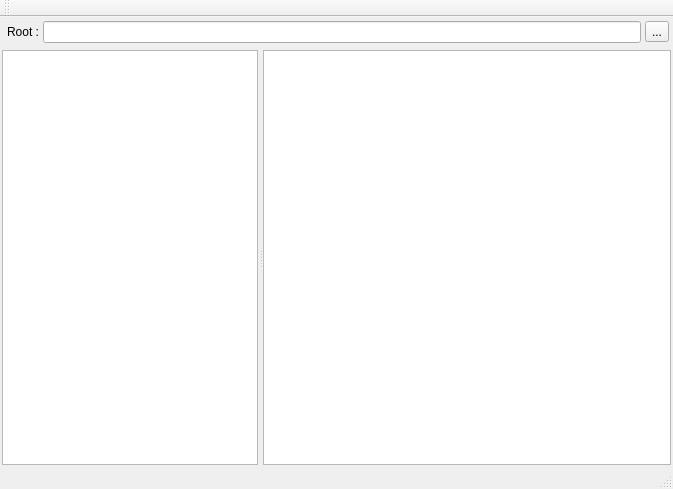
<?xml version="1.0" encoding="UTF-8"?>
<ui version="4.0">
 <class>MainWindow</class>
 <widget class="QMainWindow" name="MainWindow">
  <property name="geometry">
   <rect>
    <x>0</x>
    <y>0</y>
    <width>673</width>
    <height>489</height>
   </rect>
  </property>
  <property name="windowTitle">
   <string>MainWindow</string>
  </property>
  <property name="autoFillBackground">
   <bool>true</bool>
  </property>
  <widget class="QWidget" name="centralWidget">
   <property name="sizePolicy">
    <sizepolicy hsizetype="Expanding" vsizetype="Expanding">
     <horstretch>0</horstretch>
     <verstretch>0</verstretch>
    </sizepolicy>
   </property>
   <property name="maximumSize">
    <size>
     <width>673</width>
     <height>433</height>
    </size>
   </property>
   <layout class="QVBoxLayout" name="verticalLayout" stretch="0,0">
    <property name="spacing">
     <number>5</number>
    </property>
    <property name="sizeConstraint">
     <enum>QLayout::SetMaximumSize</enum>
    </property>
    <property name="leftMargin">
     <number>2</number>
    </property>
    <property name="topMargin">
     <number>2</number>
    </property>
    <property name="rightMargin">
     <number>2</number>
    </property>
    <property name="bottomMargin">
     <number>2</number>
    </property>
    <item>
     <layout class="QHBoxLayout" name="horizontalLayout">
      <property name="spacing">
       <number>4</number>
      </property>
      <property name="sizeConstraint">
       <enum>QLayout::SetMinimumSize</enum>
      </property>
      <property name="leftMargin">
       <number>5</number>
      </property>
      <property name="topMargin">
       <number>2</number>
      </property>
      <property name="rightMargin">
       <number>2</number>
      </property>
      <property name="bottomMargin">
       <number>2</number>
      </property>
      <item>
       <widget class="QLabel" name="label">
        <property name="text">
         <string>Root :</string>
        </property>
       </widget>
      </item>
      <item>
       <widget class="QLineEdit" name="m_rootEditor"/>
      </item>
      <item>
       <widget class="QToolButton" name="m_rootDlgButton">
        <property name="text">
         <string>...</string>
        </property>
       </widget>
      </item>
     </layout>
    </item>
    <item>
     <widget class="QSplitter" name="m_splitter">
      <property name="sizePolicy">
       <sizepolicy hsizetype="Expanding" vsizetype="Expanding">
        <horstretch>0</horstretch>
        <verstretch>0</verstretch>
       </sizepolicy>
      </property>
      <property name="contextMenuPolicy">
       <enum>Qt::NoContextMenu</enum>
      </property>
      <property name="frameShape">
       <enum>QFrame::NoFrame</enum>
      </property>
      <property name="lineWidth">
       <number>2</number>
      </property>
      <property name="orientation">
       <enum>Qt::Horizontal</enum>
      </property>
      <property name="handleWidth">
       <number>5</number>
      </property>
      <widget class="QTreeView" name="m_fileTree">
       <property name="sizePolicy">
        <sizepolicy hsizetype="Expanding" vsizetype="Expanding">
         <horstretch>0</horstretch>
         <verstretch>0</verstretch>
        </sizepolicy>
       </property>
       <property name="contextMenuPolicy">
        <enum>Qt::ActionsContextMenu</enum>
       </property>
       <property name="autoFillBackground">
        <bool>true</bool>
       </property>
       <property name="uniformRowHeights">
        <bool>true</bool>
       </property>
       <property name="animated">
        <bool>true</bool>
       </property>
       <property name="headerHidden">
        <bool>true</bool>
       </property>
      </widget>
      <widget class="QTableView" name="m_fileTable">
       <property name="sizePolicy">
        <sizepolicy hsizetype="Expanding" vsizetype="Expanding">
         <horstretch>1</horstretch>
         <verstretch>0</verstretch>
        </sizepolicy>
       </property>
       <property name="contextMenuPolicy">
        <enum>Qt::ActionsContextMenu</enum>
       </property>
       <property name="autoFillBackground">
        <bool>true</bool>
       </property>
       <property name="alternatingRowColors">
        <bool>true</bool>
       </property>
       <property name="selectionMode">
        <enum>QAbstractItemView::SingleSelection</enum>
       </property>
       <property name="selectionBehavior">
        <enum>QAbstractItemView::SelectRows</enum>
       </property>
       <property name="showGrid">
        <bool>false</bool>
       </property>
       <attribute name="horizontalHeaderCascadingSectionResizes">
        <bool>true</bool>
       </attribute>
       <attribute name="horizontalHeaderStretchLastSection">
        <bool>true</bool>
       </attribute>
       <attribute name="verticalHeaderVisible">
        <bool>false</bool>
       </attribute>
      </widget>
     </widget>
    </item>
   </layout>
  </widget>
  <widget class="QMenuBar" name="menuBar">
   <property name="geometry">
    <rect>
     <x>0</x>
     <y>0</y>
     <width>673</width>
     <height>22</height>
    </rect>
   </property>
  </widget>
  <widget class="QToolBar" name="mainToolBar">
   <property name="enabled">
    <bool>true</bool>
   </property>
   <attribute name="toolBarArea">
    <enum>TopToolBarArea</enum>
   </attribute>
   <attribute name="toolBarBreak">
    <bool>false</bool>
   </attribute>
  </widget>
  <widget class="QStatusBar" name="statusBar">
   <property name="contextMenuPolicy">
    <enum>Qt::NoContextMenu</enum>
   </property>
  </widget>
 </widget>
 <layoutdefault spacing="6" margin="11"/>
 <tabstops>
  <tabstop>m_fileTree</tabstop>
  <tabstop>m_fileTable</tabstop>
  <tabstop>m_rootEditor</tabstop>
  <tabstop>m_rootDlgButton</tabstop>
 </tabstops>
 <resources/>
 <connections/>
</ui>
